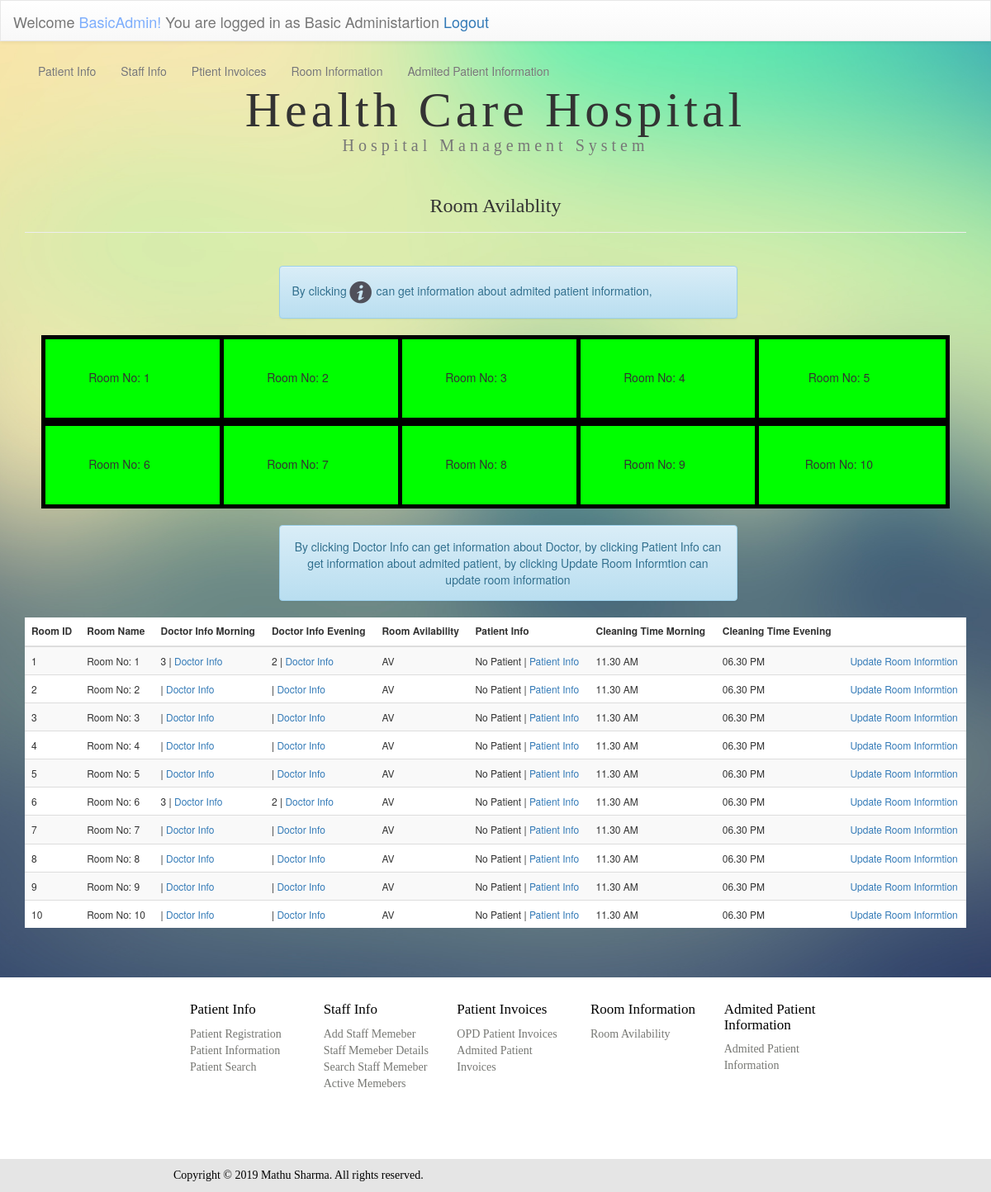
/HospitalSystem/roomavi.php (signed in), run on the app's committed database.
### tables this page shows
CREATE TABLE `hospi_room` (
  `room_id` int(11) NOT NULL AUTO_INCREMENT,
  `room_name` varchar(100) NOT NULL,
  `room_avilabl` varchar(20) DEFAULT NULL,
  `rc_time_mo` varchar(10) NOT NULL DEFAULT '11.30 AM',
  `rc_time_ev` varchar(10) DEFAULT '06.30 PM',
  `room_drid` int(11) DEFAULT NULL,
  `eroom_drid` int(11) DEFAULT NULL,
  `room_petID` varchar(11) DEFAULT 'No Patient',
  PRIMARY KEY (`room_id`),
  KEY `room_drid` (`room_drid`),
  KEY `eroom_id` (`eroom_drid`),
  KEY `room_petID` (`room_petID`)
);

### HospitalSystem/roomavi.php (the view, shortened to what this page needs)
<?php include 'pat.php';?>
<!DOCTYPE html PUBLIC "-//W3C//DTD XHTML 1.0 Transitional//EN" "http://www.w3.org/TR/xhtml1/DTD/xhtml1-transitional.dtd">
<html xmlns="http://www.w3.org/1999/xhtml">
<head>
<link rel="stylesheet" href="css/bootstrap.min.css">
<link rel="stylesheet" href="css/bootstrap-theme.min.css">
<link rel="stylesheet" href="css/roosi.css">
<link rel="stylesheet" type="text/css" href="css/staff.css"/><script type="text/javascript" src="js/rightde.js"></script>
</head>
<body>
  <link rel="stylesheet" href="css/hide.css">
<header class="nav-down ">
<?php include_once('navbar.php');?>
</header><br>
<div class="container">
<div class="row">
<div class="col-md-12 col-xs-12">
<h1 class="text-center ">Health Care Hospital<br /><small style="font-size:20px">Hospital Management System</small></h1></div>
</div>
</div>
<div class="container">
<div class="row">
<div class="col-md-12 col-xs-12">
<div class="page-header">
<h3 style="font-family:calibri;" class="text-center">Room Avilablity</h3></div>
<br />
<div class="container">
<div class="row">
<div class="col-md-6 col-md-push-3 col-xs-12">
<div class="alert alert-info">By clicking<img  width="32px" src="images/info.png"> can get information about admited patient information,</div>
</div>
</div>
</div>
<center>
<table style=""    border="0" width="1100">
<tr>
  <td style="border: 5px solid black" id="r1" height="100"><center><div id="">Room No: 1<img id="rr1" width="32px" src="images/info.png"></div><center></td>
  <td style="border: 5px solid black" id="r2" height="100"><center>Room No: 2<img id="rr2" width="32px" src="images/info.png"></center></td>
  <td style="border: 5px solid black" id="r3" height="100"><center>Room No: 3<img id="rr3" width="32px" src="images/info.png"></center></td>
  <td style="border: 5px solid black" id="r4" height="100"><center>Room No: 4<img id="rr4" width="32px" src="images/info.png"></center></td>
  <td style="border: 5px solid black" id="r5" height="100"><center>Room No: 5<img id="rr5" width="32px" src="images/info.png"></center></td>
</tr>
<tr>
  <td valign="top" ></td>
  <td valign="top"><center><div  style="padding: 10px" align="left" id="infor2"><?php
$sel_query="SELECT hospi_room.room_petID,hospi_room.eroom_drid,hospi_room.room_id,hospi_room.room_name,hospi_room.room_avilabl,hospi_room.room_drid,hospi_room.rc_time_mo,hospi_room.rc_time_ev,admit_pet.admit_petid,admit_pet.admit_name,admit_pet.admit_age,admit_pet.admit_bg,admit_pet.pet_des,admit_pet.pet_id
  FROM hospi_room
  LEFT JOIN admit_pet
  ON admit_pet.pet_id=hospi_room.room_petID WHERE room_id = 2";
$result = mysqli_query($con,$sel_query);
while($row = mysqli_fetch_assoc($result)) { ?>
  Patient ID   : <?php echo $row["pet_id"]; ?><br>
  Patient Name : <?php echo $row["admit_name"]; ?><br>
  Patient Age  : <?php echo $row["admit_age"]; ?><br>
  Patient Blood Group : <?php echo $row["admit_bg"]; ?><br>
  Patient disease : <?php echo $row["pet_des"]; ?>
<?php } ?></div></center></td>
  <td valign="top"><center><div  style="padding: 10px" align="left" id="infor3"><?php
$sel_query="SELECT hospi_room.room_petID,hospi_room.eroom_drid,hospi_room.room_id,hospi_room.room_name,hospi_room.room_avilabl,hospi_room.room_drid,hospi_room.rc_time_mo,hospi_room.rc_time_ev,admit_pet.admit_petid,admit_pet.admit_name,admit_pet.admit_age,admit_pet.admit_bg,admit_pet.pet_des,admit_pet.pet_id
  FROM hospi_room
  LEFT JOIN admit_pet
  ON admit_pet.pet_id=hospi_room.room_petID WHERE room_id = 3";
$result = mysqli_query($con,$sel_query);
while($row = mysqli_fetch_assoc($result)) { ?>
  Patient ID   : <?php echo $row["pet_id"]; ?><br>
  Patient Name : <?php echo $row["admit_name"]; ?><br>
  Patient Age  : <?php echo $row["admit_age"]; ?><br>
  Patient Blood Group : <?php echo $row["admit_bg"]; ?><br>
  Patient disease : <?php echo $row["pet_des"]; ?>
<?php } ?></div></center></td>
  <td valign="top"><center><div  style="padding: 10px" align="left" id="infor4"><?php
$sel_query="SELECT hospi_room.room_petID,hospi_room.eroom_drid,hospi_room.room_id,hospi_room.room_name,hospi_room.room_avilabl,hospi_room.room_drid,hospi_room.rc_time_mo,hospi_room.rc_time_ev,admit_pet.admit_petid,admit_pet.admit_name,admit_pet.admit_age,admit_pet.admit_bg,admit_pet.pet_des,admit_pet.pet_id
  FROM hospi_room
  LEFT JOIN admit_pet
  ON admit_pet.pet_id=hospi_room.room_petID WHERE room_id = 4";
$result = mysqli_query($con,$sel_query);
while($row = mysqli_fetch_assoc($result)) { ?>
  Patient ID   : <?php echo $row["pet_id"]; ?><br>
  Patient Name : <?php echo $row["admit_name"]; ?><br>
  Patient Age  : <?php echo $row["admit_age"]; ?><br>
  Patient Blood Group : <?php echo $row["admit_bg"]; ?><br>
  Patient disease : <?php echo $row["pet_des"]; ?>
<?php } ?></div></center></td>
  <td valign="top"><center><div  style="padding: 10px" align="left" id="infor5"><?php
$sel_query="SELECT hospi_room.room_petID,hospi_room.eroom_drid,hospi_room.room_id,hospi_room.room_name,hospi_room.room_avilabl,hospi_room.room_drid,hospi_room.rc_time_mo,hospi_room.rc_time_ev,admit_pet.admit_petid,admit_pet.admit_name,admit_pet.admit_age,admit_pet.admit_bg,admit_pet.pet_des,admit_pet.pet_id
  FROM hospi_room
  LEFT JOIN admit_pet
  ON admit_pet.pet_id=hospi_room.room_petID WHERE room_id = 5";
$result = mysqli_query($con,$sel_query);
while($row = mysqli_fetch_assoc($result)) { ?>
  Patient ID   : <?php echo $row["pet_id"]; ?><br>
  Patient Name : <?php echo $row["admit_name"]; ?><br>
  Patient Age  : <?php echo $row["admit_age"]; ?><br>
  Patient Blood Group : <?php echo $row["admit_bg"]; ?><br>
  Patient disease : <?php echo $row["pet_des"]; ?>
<?php } ?></div></center></td>
</tr>
<tr>
  <td style="border: 5px solid black" id="r6" height="100"><center>Room No: 6<img id="rr6" width="32px" src="images/info.png"></center></td>
  <td style="border: 5px solid black" id="r7" height="100"><center>Room No: 7<img id="rr7" width="32px" src="images/info.png"></center></td>
  <td style="border: 5px solid black" id="r8" height="100"><center>Room No: 8<img id="rr8" width="32px" src="images/info.png"></center></td>
  <td style="border: 5px solid black" id="r9" height="100"><center>Room No: 9<img id="rr9" width="32px" src="images/info.png"></center></td>
  <td style="border: 5px solid black" id="r10" height="100"><center>Room No: 10<img id="rr10" width="32px" src="images/info.png"></center></td>
</tr>
<tr>
  <td valign="top"></td>
  <td valign="top" ><center><div style="padding: 10px" align="left" id="infor7"><?php
$sel_query="SELECT hospi_room.room_petID,hospi_room.eroom_drid,hospi_room.room_id,hospi_room.room_name,hospi_room.room_avilabl,hospi_room.room_drid,hospi_room.rc_time_mo,hospi_room.rc_time_ev,admit_pet.admit_petid,admit_pet.admit_name,admit_pet.admit_age,admit_pet.admit_bg,admit_pet.pet_des,admit_pet.pet_id
  FROM hospi_room
  LEFT JOIN admit_pet
  ON admit_pet.pet_id=hospi_room.room_petID WHERE room_id = 7";
$result = mysqli_query($con,$sel_query);
while($row = mysqli_fetch_assoc($result)) { ?>
  Patient ID   : <?php echo $row["pet_id"]; ?><br>
  Patient Name : <?php echo $row["admit_name"]; ?><br>
  Patient Age  : <?php echo $row["admit_age"]; ?><br>
  Patient Blood Group : <?php echo $row["admit_bg"]; ?><br>
  Patient disease : <?php echo $row["pet_des"]; ?>
<?php } ?></div></center></td>
  <td valign="top"><center><div style="padding: 10px" align="left" id="infor8"><?php
$sel_query="SELECT hospi_room.room_petID,hospi_room.eroom_drid,hospi_room.room_id,hospi_room.room_name,hospi_room.room_avilabl,hospi_room.room_drid,hospi_room.rc_time_mo,hospi_room.rc_time_ev,admit_pet.admit_petid,admit_pet.admit_name,admit_pet.admit_age,admit_pet.admit_bg,admit_pet.pet_des,admit_pet.pet_id
  FROM hospi_room
  LEFT JOIN admit_pet
  ON admit_pet.pet_id=hospi_room.room_petID WHERE room_id = 8";
$result = mysqli_query($con,$sel_query);
while($row = mysqli_fetch_assoc($result)) { ?>
  Patient ID   : <?php echo $row["pet_id"]; ?><br>
  Patient Name : <?php echo $row["admit_name"]; ?><br>
  Patient Age  : <?php echo $row["admit_age"]; ?><br>
  Patient Blood Group : <?php echo $row["admit_bg"]; ?><br>
  Patient disease : <?php echo $row["pet_des"]; ?>
<?php } ?></div></center></td>
  <td valign="top"><center><div style="padding: 10px" align="left" id="infor9"><?php
$sel_query="SELECT hospi_room.room_petID,hospi_room.eroom_drid,hospi_room.room_id,hospi_room.room_name,hospi_room.room_avilabl,hospi_room.room_drid,hospi_room.rc_time_mo,hospi_room.rc_time_ev,admit_pet.admit_petid,admit_pet.admit_name,admit_pet.admit_age,admit_pet.admit_bg,admit_pet.pet_des,admit_pet.pet_id
  FROM hospi_room
  LEFT JOIN admit_pet
  ON admit_pet.pet_id=hospi_room.room_petID WHERE room_id = 9";
$result = mysqli_query($con,$sel_query);
while($row = mysqli_fetch_assoc($result)) { ?>
  Patient ID   : <?php echo $row["pet_id"]; ?><br>
  Patient Name : <?php echo $row["admit_name"]; ?><br>
  Patient Age  : <?php echo $row["admit_age"]; ?><br>
  Patient Blood Group : <?php echo $row["admit_bg"]; ?><br>
  Patient disease : <?php echo $row["pet_des"]; ?>
<?php } ?></div></center></td>
  <td valign="top"><center><div style="padding: 10px" align="left" id="infor10"><?php
$sel_query="SELECT hospi_room.room_petID,hospi_room.eroom_drid,hospi_room.room_id,hospi_room.room_name,hospi_room.room_avilabl,hospi_room.room_drid,hospi_room.rc_time_mo,hospi_room.rc_time_ev,admit_pet.admit_petid,admit_pet.admit_name,admit_pet.admit_age,admit_pet.admit_bg,admit_pet.pet_des,admit_pet.pet_id
  FROM hospi_room
  LEFT JOIN admit_pet
  ON admit_pet.pet_id=hospi_room.room_petID WHERE room_id = 10";
$result = mysqli_query($con,$sel_query);
while($row = mysqli_fetch_assoc($result)) { ?>
  Patient ID   : <?php echo $row["pet_id"]; ?><br>
  Patient Name : <?php echo $row["admit_name"]; ?><br>
  Patient Age  : <?php echo $row["admit_age"]; ?><br>
  Patient Blood Group : <?php echo $row["admit_bg"]; ?><br>
  Patient disease : <?php echo $row["pet_des"]; ?>
<?php } ?></div></center></td>
</tr>
</table>
</center>
<br>
<center>
<div class="container">
<div class="row">
<div class="col-md-6 col-md-push-3 col-xs-12">
<div class="alert alert-info">By clicking Doctor Info can get information about Doctor, by clicking Patient Info can get information about admited patient, by clicking   Update Room Informtion can update room information</div>
</div>
</div>
</div>
  <table  style="background-color:#FFF; font-size:12px; " class="table table-striped table-hover">
  <thead>
  <tr>
  <th><strong>Room ID</strong></th>
  <th><strong>Room Name</strong></th>
  <th><strong>Doctor Info Morning</strong></th>
  <th><strong>Doctor Info Evening</strong></th>
  <th><strong>Room Avilability</strong></th>
  <th><strong>Patient Info</strong></th>
  <th><strong>Cleaning Time Morning</strong></th>
  <th><strong>Cleaning Time Evening</strong></th>
  <th></th>
  </tr>
  </thead>
  <tbody>
  <?php
  $count=1;
  $sel_query="SELECT hospi_room.room_petID,hospi_room.eroom_drid,hospi_room.room_id,hospi_room.room_name,hospi_room.room_avilabl,hospi_room.room_drid,hospi_room.rc_time_mo,hospi_room.rc_time_ev,staff.smfname,staff.smlname
  FROM hospi_room
  LEFT JOIN staff
  ON staff.staffID=hospi_room.room_drid  ORDER BY `room_id` ASC ";
  $result = mysqli_query($con,$sel_query);
  while($row = mysqli_fetch_assoc($result)) { ?>
  <tr valign="middle">
      <td  align="left"><?php echo $row["room_id"]; ?></td>
      <td  align="left"><?php echo $row["room_name"]; ?></td>
      <td  align="left"><?php echo $row["room_drid"]?>  | <a target="_blank" href="admitdf.php?id= <?php echo $row["room_drid"]; ?>">Doctor Info</a></td>
      <td  align="left"><?php echo $row["eroom_drid"]?> | <a target="_blank" href="admitdf.php?id= <?php echo $row["eroom_drid"]; ?>">Doctor Info</a></td>
      <td  align="left"><?php echo $row["room_avilabl"]; ?></td>
      <td  align="left"><?php echo $row["room_petID"]; ?> | <a target="_blank" href="admitpf.php?id= <?php echo $row["room_petID"]; ?>">Patient Info</a></td></td>
      <td  align="left"><?php echo $row["rc_time_mo"]; ?></td>
      <td  align="left"><?php echo $row["rc_time_ev"]; ?></td>
      <td  align="center"><a href="roomup.php?id=<?php echo $row["room_id"]; ?>" name="ad">Update Room Informtion</a></td>
  </tr>
  <?php
  $count++; } ?>
  </tbody>
  </table>
</center>
</div>
</div>
</div>
<br>
</body>
<footer>
	 <?php include 'footer.php';?>
</footer>
</html>

### HospitalSystem/navbar.php (shortened to what this page needs)
<nav style=" border-radius: 0px; height:20px;background-color:#FFF" class="navbar navbar-default">
  <div class="container-fluid">
    <div class="navbar-header">
      <p class="navbar-brand">Welcome <font color="#7eaefc"><?php echo $_SESSION['sadmun']; ?>!</font> You are logged in as <?php echo $_SESSION['admty']; ?> <a href="dminlogout.php">Logout</a>
    </div>
    <div class="collapse navbar-collapse" id="bs-example-navbar-collapse-1">
      <ul class="nav navbar-nav">
        <li><a  href="patin.php">Patient Info</a></li>
        <li><a  href="staff.php">Staff Info</a></li>
        <li><a  href="invoinfo.php">Ptient Invoices</a></li>
        <li><a  href="roomavi.php">Room Information</a></li>
        <li><a  href="admite.php">Admited Patient Information</a></li>
      </ul>
    </div>
  </div>
</nav>

### HospitalSystem/footer.php
<link href="css/menu.css" rel="stylesheet" type="text/css" />
<br>
<div class="container-fluid footer">
    <div class="row">
    <br>
        <div class="col-md-10 col-md-push-2">
        <div style="text-align: left;" class="col-md-2"><h5 style="font-size: 17px;" >Patient Info</h5>
        <p><a style="color: #767773" href="#">Patient Registration</a><br>
        <a style="color: #767773" href="#">Patient Information</a><br>
        <a style="color: #767773" href="#">Patient Search</a><br>
        </p>
        </div>
        <div style="text-align: left;" class="col-md-2"><h5 style="font-size: 17px;" >Staff Info</h5>
        <p><a style="color: #767773" href="#">Add Staff Memeber</a><br>
        <a style="color: #767773" href="#">Staff Memeber Details</a><br>
        <a style="color: #767773" href="#">Search Staff Memeber</a><br>
        <a style="color: #767773" href="#">Active Memebers</a><br>
        </p>
        </div>
        <div style="text-align: left;" class="col-md-2"><h5 style="font-size: 17px;" >Patient Invoices</h5>
        <p><a style="color: #767773" href="#">OPD Patient Invoices</a><br>
        <a style="color: #767773" href="#">Admited Patient Invoices</a></p></div>
        <div style="text-align: left;" class="col-md-2"><h5 style="font-size: 17px;" >Room Information</h5>
        <p><a style="color: #767773" href="#">Room Avilability</a></p></div>
        <div style="text-align: left;" class="col-md-2"><h5 style="font-size: 17px;" >Admited Patient Information</h5>
        <p id=""><a style="color: #767773" href="#">Admited Patient Information</a></p></div>
        </div>
        </div>
    </div>
   <div class="container-fluid foot2">
    <div class="row">
        <div style="padding: 10px;" class="col-md-10 col-md-push-2">
Copyright © 2019 Mathu Sharma. All rights reserved.
        </div>
    </div>
    </div>

### HospitalSystem/css/staff.css (style rules this page uses)
body { background:url(../images/background.jpg) no-repeat center center fixed ; -webkit-background-size:cover; -moz-background-size:cover; -o-background-size:cover; background-size:cover; }
h1 { text-align:center; font-family:"calibri"; font-size:60px; padding-top:10px; letter-spacing:5px; }

### HospitalSystem/css/hide.css (style rules this page uses)
body { padding-top: 50px; }
header { height: 40px; z-index: 1; position:fixed; top: 0; transition: top 0.2s ease-in-out; width: 100%; }

### HospitalSystem/css/menu.css (style rules this page uses)
body { background:url(../images/background.jpg) no-repeat center center fixed ; -webkit-background-size:cover; -moz-background-size:cover; -o-background-size:cover; background-size:cover; }
h1 { text-align:center; font-family:"calibri"; font-size:60px; padding-top:10px; letter-spacing:5px; }
.table { background-color:rgba(0, 0, 0, 0.5); border:none; }
.footer { background-color: rgb(255, 255, 255); height: 220px; color: #000000; font-family:"calibri"; }
.foot2 { background-color: rgb(229, 229, 229); height: 40px; color: #000000; font-family:"calibri"; }

### data on the page
hospi_room: room_id "1", room_name "Room No: 1", room_drid "3", eroom_drid "2", room_avilabl "AV", room_petID "No Patient", rc_time_mo "11.30 AM", rc_time_ev "06.30 PM"
hospi_room: room_id "2", room_name "Room No: 2", room_avilabl "AV", room_petID "No Patient", rc_time_mo "11.30 AM", rc_time_ev "06.30 PM"
hospi_room: room_id "3", room_name "Room No: 3", room_avilabl "AV", room_petID "No Patient", rc_time_mo "11.30 AM", rc_time_ev "06.30 PM"
hospi_room: room_id "4", room_name "Room No: 4", room_avilabl "AV", room_petID "No Patient", rc_time_mo "11.30 AM", rc_time_ev "06.30 PM"
hospi_room: room_id "5", room_name "Room No: 5", room_avilabl "AV", room_petID "No Patient", rc_time_mo "11.30 AM", rc_time_ev "06.30 PM"
hospi_room: room_id "6", room_name "Room No: 6", room_drid "3", eroom_drid "2", room_avilabl "AV", room_petID "No Patient", rc_time_mo "11.30 AM", rc_time_ev "06.30 PM"
hospi_room: room_id "7", room_name "Room No: 7", room_avilabl "AV", room_petID "No Patient", rc_time_mo "11.30 AM", rc_time_ev "06.30 PM"
hospi_room: room_id "8", room_name "Room No: 8", room_avilabl "AV", room_petID "No Patient", rc_time_mo "11.30 AM", rc_time_ev "06.30 PM"
hospi_room: room_id "9", room_name "Room No: 9", room_avilabl "AV", room_petID "No Patient", rc_time_mo "11.30 AM", rc_time_ev "06.30 PM"
hospi_room: room_id "10", room_name "Room No: 10", room_avilabl "AV", room_petID "No Patient", rc_time_mo "11.30 AM", rc_time_ev "06.30 PM"

### other printed values
$_SESSION['sadmun'] "BasicAdmin"
$_SESSION['admty'] "Basic Administartion"
